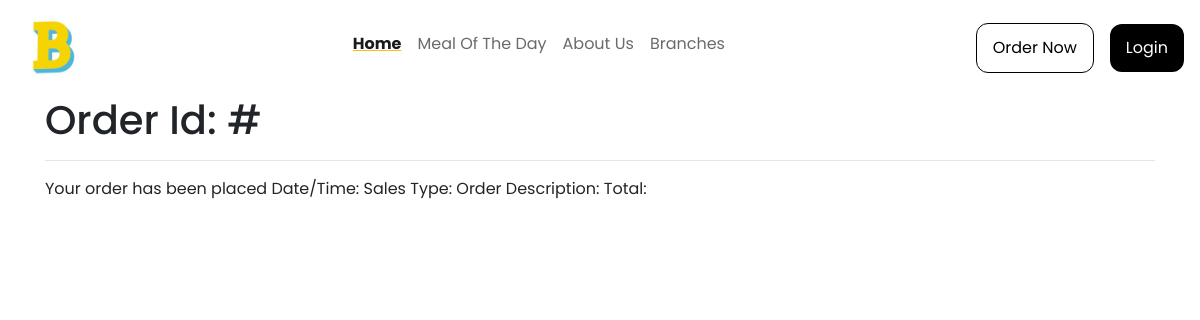
Page /order/10 on the earlier database version.
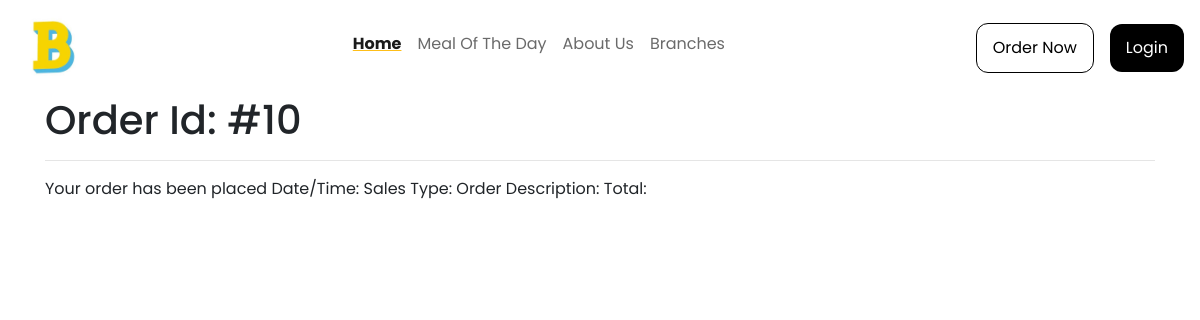
Same page on the later database version.
### models.py (models this page shows)
class Order(db.Model):
    id = db.Column(db.Integer, primary_key=True)
    order = db.Column(db.String(), nullable=False)
    user = db.Column(db.String(),nullable=False)
    phone = db.Column(db.String(), nullable=False)
    location = db.Column(db.String(), nullable=False)
    branch = db.Column(db.String(), nullable=False)
    date_created = db.Column(db.DateTime, default=datetime.utcnow)
    def __repr__(self):
        return f"Item('{self.id}', '{self.date_created}')"

### app.py (the view)
@app.route('/order/<int:id>')
def order(id):
    order = Order.query.filter_by(id=id).first()
    print(order)
    return render_template('order.html', order=order)

### templates/order.html
{% extends "base.html" %}
{% block body %}
<div class="container">
    <h1> Order Id: #{{order.id}} </h1>
    <hr>
    Your order has been placed
    Date/Time:
    Sales Type:
    Order Description:
    Total:
</div>
{% endblock %}

Differences in the rows shown:
added Order: id "10"
